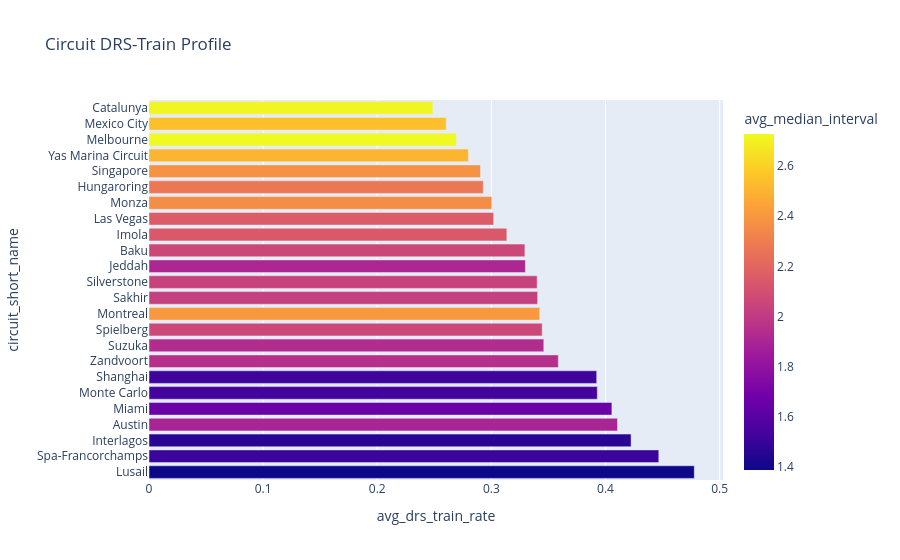

The notebook cell saved with this chart:
### Code cell
circuit_gap = race_class.groupby("circuit_short_name", as_index=False).agg(
    sessions=("session_key", "nunique"),
    avg_median_interval=("median_interval", "mean"),
    avg_drs_train_rate=("drs_train_rate", "mean"),
    avg_compressed_rate=("compressed_rate", "mean"),
).sort_values("avg_drs_train_rate", ascending=False)
circuit_gap.to_csv(OUTPUT_TABLES / "circuit_gap_profiles.csv", index=False)
display(circuit_gap)

fig = px.bar(
    circuit_gap,
    x="avg_drs_train_rate",
    y="circuit_short_name",
    orientation="h",
    color="avg_median_interval",
    title="Circuit DRS-Train Profile",
)
save_fig(fig, "circuit_drs_train_profile")

### Figure 1 — Plotly figure (JSON) as saved in the notebook; plotly's stock layout.template omitted (floating-point values rounded to 4 significant figures)
{"data": [{"hovertemplate": "avg_drs_train_rate=%{x}<br>circuit_short_name=%{y}<br>avg_median_interval=%{marker.color}<extra></extra>", "legendgroup": "", "marker": {"color": [1.387, 1.507, 1.464, 1.895, 1.654, 1.532, 1.515, 1.952, 1.934, 2.063, 2.405, 2.023, 2.035, 1.907, 2.059, 2.137, 2.155, 2.361, 2.273, 2.377, 2.506, 2.728, 2.545, 2.716], "coloraxis": "coloraxis", "pattern": {"shape": ""}}, "name": "", "orientation": "h", "showlegend": false, "textposition": "auto", "type": "bar", "x": [0.4778, 0.4467, 0.4224, 0.4105, 0.4056, 0.3928, 0.3923, 0.3587, 0.346, 0.3445, 0.3424, 0.3406, 0.3401, 0.3298, 0.3294, 0.3136, 0.302, 0.3004, 0.2929, 0.2905, 0.2799, 0.2694, 0.2604, 0.2487], "xaxis": "x", "y": ["Lusail", "Spa-Francorchamps", "Interlagos", "Austin", "Miami", "Monte Carlo", "Shanghai", "Zandvoort", "Suzuka", "Spielberg", "Montreal", "Sakhir", "Silverstone", "Jeddah", "Baku", "Imola", "Las Vegas", "Monza", "Hungaroring", "Singapore", "Yas Marina Circuit", "Melbourne", "Mexico City", "Catalunya"], "yaxis": "y"}], "layout": {"barmode": "relative", "coloraxis": {"colorbar": {"title": {"text": "avg_median_interval"}}, "colorscale": [[0.0, "#0d0887"], [0.1111, "#46039f"], [0.2222, "#7201a8"], [0.3333, "#9c179e"], [0.4444, "#bd3786"], [0.5556, "#d8576b"], [0.6667, "#ed7953"], [0.7778, "#fb9f3a"], [0.8889, "#fdca26"], [1.0, "#f0f921"]]}, "legend": {"tracegroupgap": 0}, "title": {"text": "Circuit DRS-Train Profile"}, "xaxis": {"anchor": "y", "domain": [0.0, 1.0], "title": {"text": "avg_drs_train_rate"}}, "yaxis": {"anchor": "x", "domain": [0.0, 1.0], "title": {"text": "circuit_short_name"}}}}
